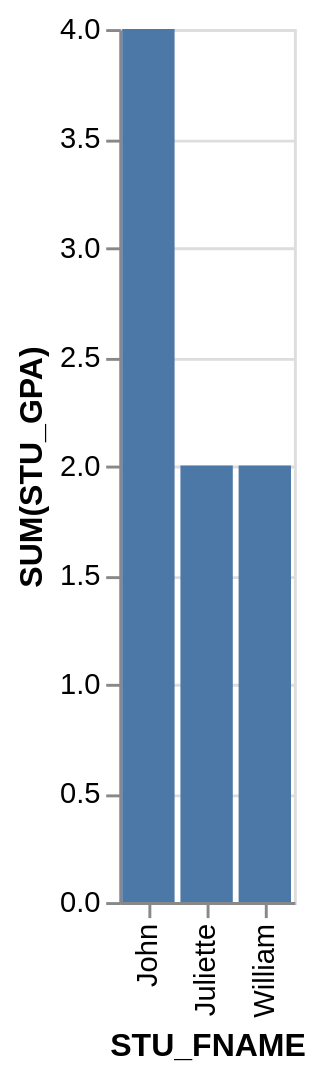

Here is the Vega-Lite specification saved for this chart:
### Vega-Lite specification from a JSON file in a GitHub repository (floating-point values rounded to 4 significant figures)
{"data": {"values": [{"x_data": "John", "y_data": 4}, {"x_data": "Juliette", "y_data": 2}, {"x_data": "William", "y_data": 2}]}, "mark": "bar", "encoding": {"x": {"field": "x_data", "type": "nominal", "title": "STU_FNAME", "sort": {"op": "sum", "field": "y_data", "order": "descending"}}, "y": {"field": "y_data", "type": "quantitative", "title": "SUM(STU_GPA)"}}}
